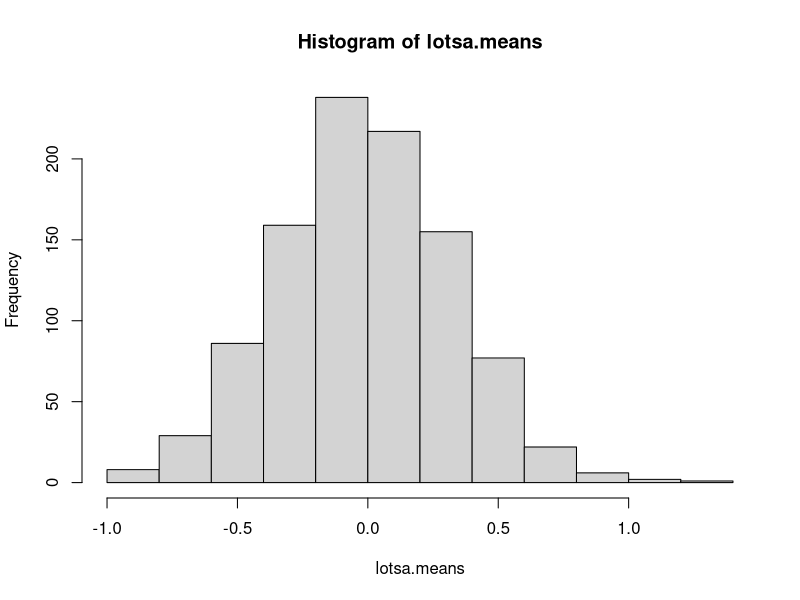
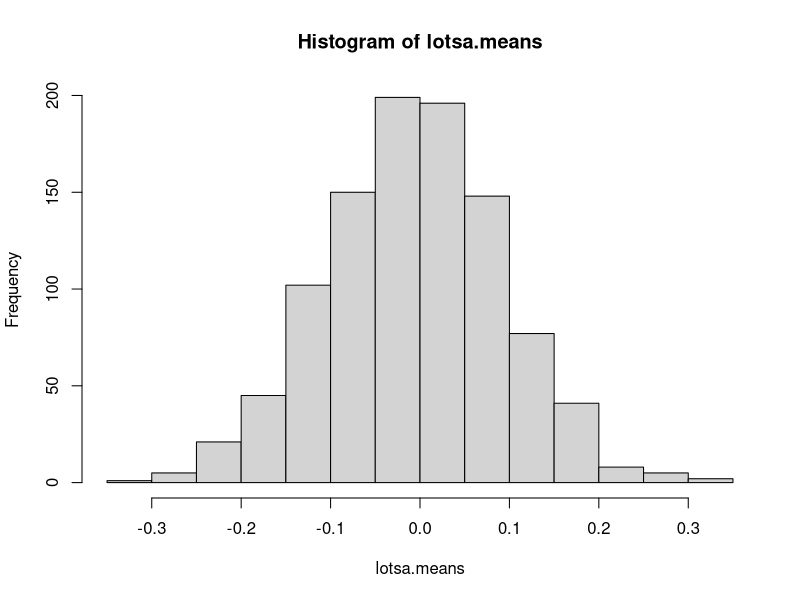
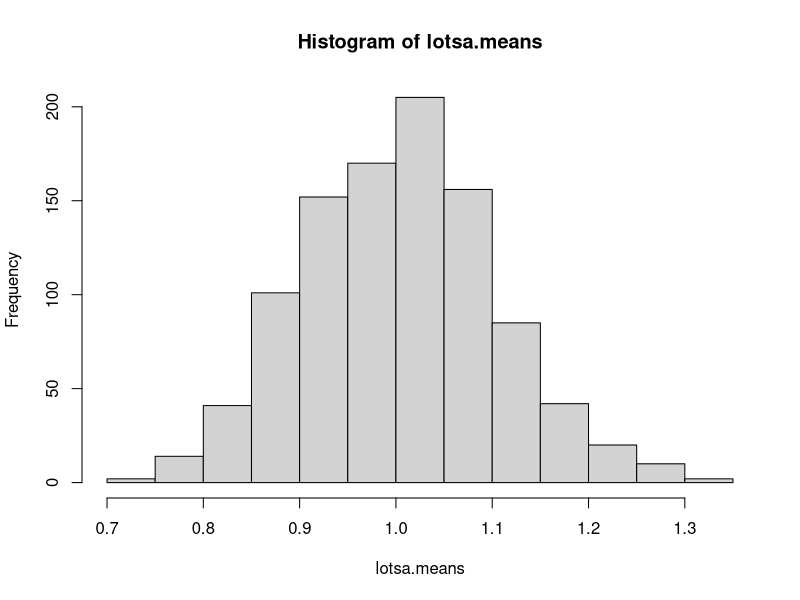
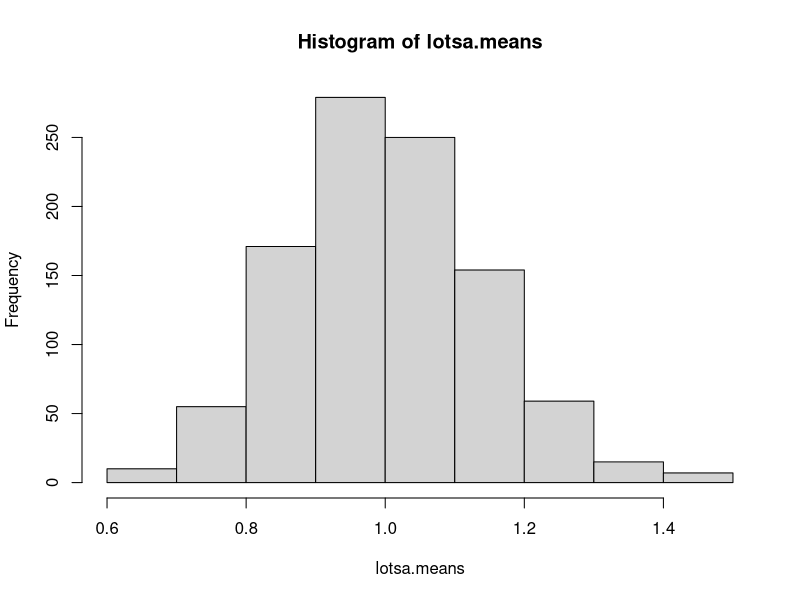

Write R code to recreate these figures, in order.
# Write bootstrap code to illustrate the Central Limit Theorem in R markdown and push result to GitHub.
# Use a normal distribution with two different sample sizes and an exponential distribution with two different sample sizes. 
# Correct code alone is insufficient. Please also comment the code and explain the results. 
# For help, see the lotsa.medians function in Unit 4, simple normal example in 6.10. 
# The deliverable is a link to a GitHub repo containing the code. 

# the mean of 1,000 random samples from exponential distributions of size 10 
n <-10
nsim <- 1000 
lotsa.means <- numeric(nsim) 

# loop through 1000 times and collect the mean of 10-mean exp distributions 
for (i in 1:nsim){ 
  x <- rnorm(n) 
  lotsa.means[i] <- mean(x) 
  } 
length(lotsa.means) 

# total number of means 
summary(lotsa.means) 
# five number summary 
hist(lotsa.means) # plot histogram for vector of means 

# the mean of 1,000 random samples from exponential distributions of size 100
n <-100
nsim <- 1000 
lotsa.means <- numeric(nsim) 

# loop through 1000 times and collect the mean of 10-mean exp distributions 
for (i in 1:nsim){ 
  x <- rnorm(n) 
  lotsa.means[i] <- mean(x) 
} 
length(lotsa.means) 

# total number of means 
summary(lotsa.means) 
# five number summary 
hist(lotsa.means) # plot histogram for vector of means 



# the mean of 1,000 random samples from exponential distributions of size 100
n <-100
nsim <- 1000 
lotsa.means <- numeric(nsim) 

# loop through 1000 times and collect the mean of 10-mean exp distributions 
for (i in 1:nsim){ 
  x <- rexp(n) 
  lotsa.means[i] <- mean(x) 
} 
length(lotsa.means) 

# total number of means 
summary(lotsa.means) 
# five number summary 
hist(lotsa.means) # plot histogram for vector of means 

# the mean of 1,000 random samples from exponential distributions of size 50 
n <-50 
nsim <- 1000 
lotsa.means <- numeric(nsim) 
# loop through 1000 times and collect the mean of 50-mean exp distributions 
for (i in 1:nsim){ 
  x <- rexp(n) 
  lotsa.means[i] <- mean(x) 
} 
length(lotsa.means) 

# total number of means 
summary(lotsa.means) 
# five number summary for vector of means 
hist(lotsa.means) 
# plot histogram for vector of means observations: 
# means of both distributions is just about same, but the ranges of 
#50-mean distributions are narrower (0.6-1.4) vs (0.5 -2.0)